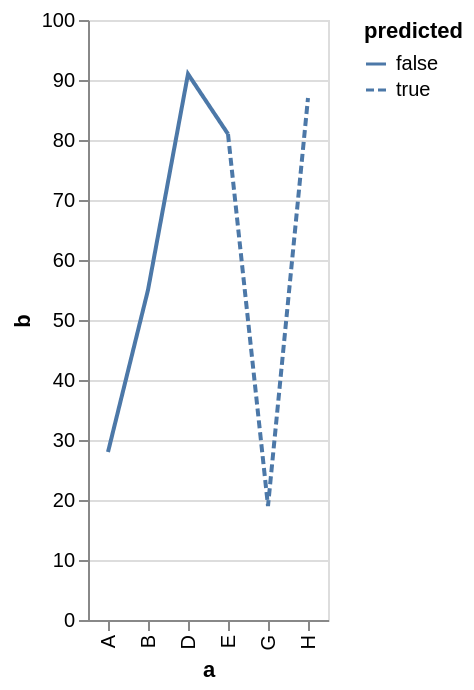

Vega-Lite specification for this chart:
### Vega specification from a JSON file in a GitHub repository (floating-point values rounded to 4 significant figures)
{"$schema": "https://vega.github.io/schema/vega/v6.json", "description": "Line chart with a dashed part created by drawing multiple connecting lines. Note that the data source contains the data point at (E, 81) twice.", "background": "white", "padding": 5, "height": 300, "style": "cell", "data": [{"name": "source_0", "values": [{"a": "A", "b": 28, "predicted": false}, {"a": "B", "b": 55, "predicted": false}, {"a": "D", "b": 91, "predicted": false}, {"a": "E", "b": 81, "predicted": false}, {"a": "E", "b": 81, "predicted": true}, {"a": "G", "b": 19, "predicted": true}, {"a": "H", "b": 87, "predicted": true}]}], "signals": [{"name": "x_step", "value": 20}, {"name": "width", "update": "bandspace(domain('x').length, 1, 0.5) * x_step"}], "marks": [{"name": "pathgroup", "type": "group", "from": {"facet": {"name": "faceted_path_main", "data": "source_0", "groupby": ["predicted"]}}, "encode": {"update": {"width": {"field": {"group": "width"}}, "height": {"field": {"group": "height"}}}}, "marks": [{"name": "marks", "type": "line", "style": ["line"], "sort": {"field": "x"}, "from": {"data": "faceted_path_main"}, "encode": {"update": {"stroke": {"value": "#4c78a8"}, "strokeDash": {"scale": "strokeDash", "field": "predicted"}, "description": {"signal": "\"a: \" + (isValid(datum[\"a\"]) ? datum[\"a\"] : \"\"+datum[\"a\"]) + \"; b: \" + (format(datum[\"b\"], \"\")) + \"; predicted: \" + (isValid(datum[\"predicted\"]) ? isArray(datum[\"predicted\"]) ? join(datum[\"predicted\"], ' ') : datum[\"predicted\"] : \"\"+datum[\"predicted\"])"}, "x": {"scale": "x", "field": "a"}, "y": {"scale": "y", "field": "b"}, "defined": {"signal": "isValid(datum[\"b\"]) && isFinite(+datum[\"b\"])"}}}}]}], "scales": [{"name": "x", "type": "point", "domain": {"data": "source_0", "field": "a", "sort": true}, "range": {"step": {"signal": "x_step"}}, "padding": 0.5}, {"name": "y", "type": "linear", "domain": {"data": "source_0", "field": "b"}, "range": [{"signal": "height"}, 0], "nice": true, "zero": true}, {"name": "strokeDash", "type": "ordinal", "domain": {"data": "source_0", "field": "predicted", "sort": true}, "range": [[1, 0], [4, 2], [2, 1], [1, 1], [1, 2, 4, 2]]}], "axes": [{"scale": "y", "orient": "left", "gridScale": "x", "grid": true, "tickCount": {"signal": "ceil(height/40)"}, "domain": false, "labels": false, "aria": false, "maxExtent": 0, "minExtent": 0, "ticks": false, "zindex": 0}, {"scale": "x", "orient": "bottom", "grid": false, "title": "a", "labelAlign": "right", "labelAngle": 270, "labelBaseline": "middle", "zindex": 0}, {"scale": "y", "orient": "left", "grid": false, "title": "b", "labelOverlap": true, "tickCount": {"signal": "ceil(height/40)"}, "zindex": 0}], "legends": [{"strokeDash": "strokeDash", "symbolType": "stroke", "title": "predicted", "encode": {"symbols": {"update": {"stroke": {"value": "#4c78a8"}}}}}]}
